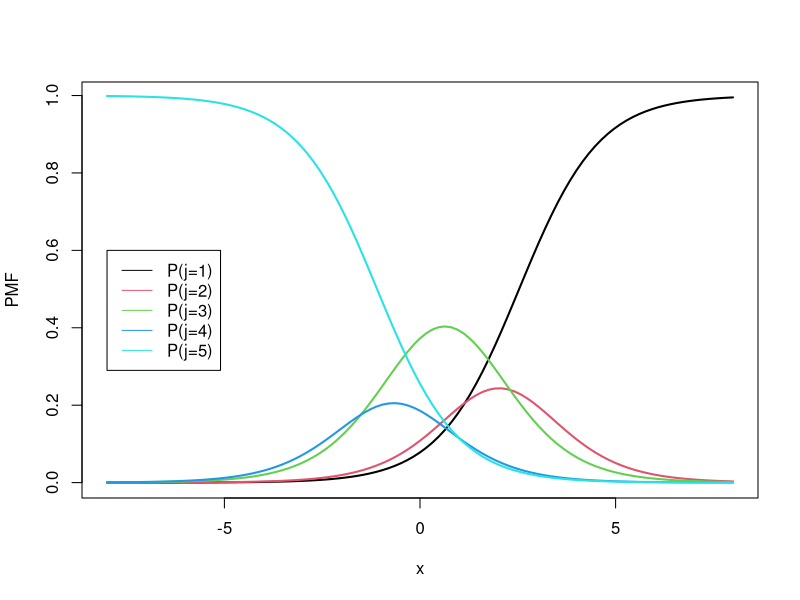
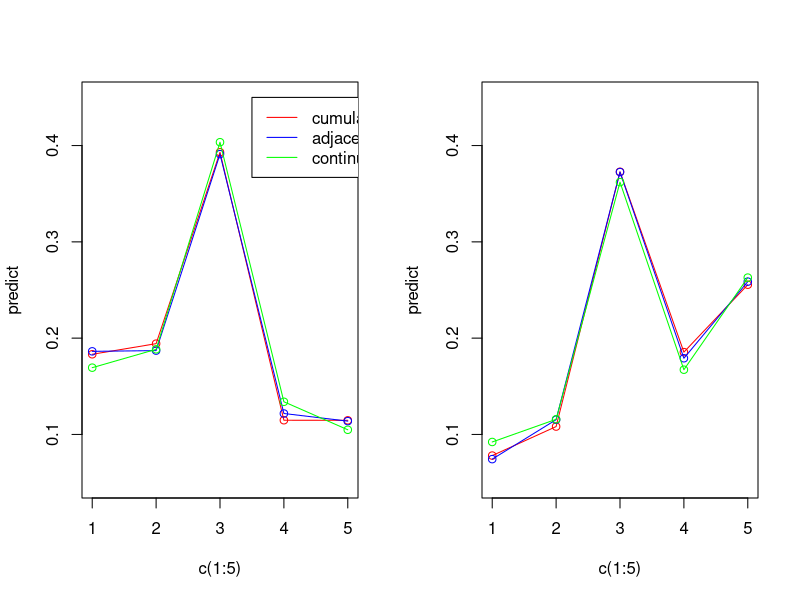

The R script that drew these images, in order:
rm(list=ls())
graphics.off()
cat("\014")

##################cumulative logit models######################
politic=read.table("data_politic.txt",header=T)
politic[,2]=ifelse(politic[,2]=="D",1,0)

library(VGAM)
fit.cumu=vglm(Ideology~Affil, family=cumulative(reverse=F,parallel=T), data=politic)
summary(fit.cumu)

curve(exp(x*0.9745-2.469)/(1+exp(x*0.9745-2.469)),from=-8,to=8,col=1,lwd=2,xlab="x",ylab="PMF") #j=1
curve(exp(x*0.9745-1.474)/(1+exp(x*0.9745-1.474))-exp(x*0.9745-2.469)/(1+exp(x*0.9745-2.469)),add=T,col=2,lwd=2) #j=2
curve(exp(x*0.9745+0.237)/(1+exp(x*0.9745+0.237))-exp(x*0.9745-1.474)/(1+exp(x*0.9745-1.474)),add=T,col=3,lwd=2) #j=3
curve(exp(x*0.9745+1.070)/(1+exp(x*0.9745+1.070))-exp(x*0.9745+0.237)/(1+exp(x*0.9745+0.237)),add=T,col=4,lwd=2) #j=4
curve(1/(1+exp(x*0.9745+1.070)),add=T,col=5,lwd=2) #j=5
legend(-8,0.6,lty=c(1,1,1,1,1),col=c(1:5),c("P(j=1)","P(j=2)","P(j=3)","P(j=4)","P(j=5)"))

phat_cumu_1=predict(fit.cumu,newdata=list(Affil=1),type="response")
phat_cumu_0=predict(fit.cumu,newdata=list(Affil=0),type="response")
phat_cumu_1
phat_cumu_0
##################adjacent-categories logit models######################

fit.adj=vglm(Ideology~Affil, family=acat(reverse=F,parallel=T), data=politic)
summary(fit.adj)

phat_adj_1=predict(fit.adj,newdata=list(Affil=1),type="response")
phat_adj_0=predict(fit.adj,newdata=list(Affil=0),type="response")
phat_adj_1
phat_adj_0
##################continuation-ratio logit models######################

fit.cont=vglm(Ideology~Affil, family=cratio(reverse=F,parallel=T), data=politic)
summary(fit.cont)

phat_cont_1=predict(fit.cont,newdata=list(Affil=1),type="response")
phat_cont_0=predict(fit.cont,newdata=list(Affil=0),type="response")
phat_cont_1
phat_cont_0

###compare three model predictions
par(mfrow=c(1,2))
plot(c(1:5),phat_cumu_1,type="o",col="red",ylim=c(0.05,0.45),ylab="predict")
lines(c(1:5),phat_adj_1,type="o",col="blue")
lines(c(1:5),phat_cont_1,type="o",col="green")
legend(3.5,0.45,col=c("red","blue","green"),c("cumulative logit","adjacent-categories","continuation ratio"),lty=c(1,1,1))

plot(c(1:5),phat_cumu_0,type="o",col="red",ylim=c(0.05,0.45),ylab="predict")
lines(c(1:5),phat_adj_0,type="o",col="blue")
lines(c(1:5),phat_cont_0,type="o",col="green")
